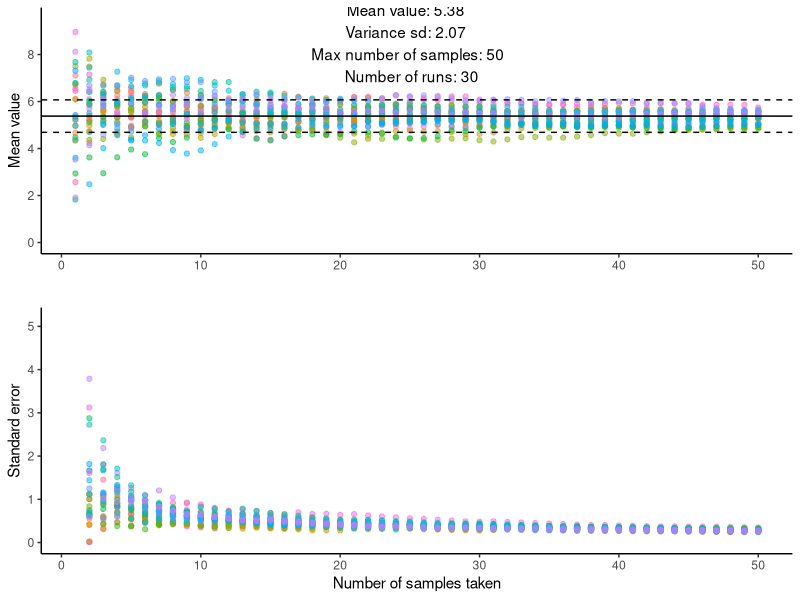

The R script that drew this image:
library(tidyverse) # run install.packages('tidyverse') in the console if you don't have it installed
library(TTR)  #run install.packages('TTR') in the console if you don't have it installed
library(gridExtra)


# Imput settings ----------------------------------------------------------


Mean_average  <-5.38     #The average used in the model
Variance_sd <-2.07       #The sd used in the model
Number_of_samples <- 50  #The maximum number of samples
Number_of_runs <- 30    #Number of times to run the model
Number_of_samples_acctually_taken  <- NaN #The number of samples actually taken, adds a vertical line for them in the graph, remove it by setting it to NaN




# Defining dataframes -----------------------------------------------------


Raw_dataframe <- data.frame(matrix(0, ncol = Number_of_runs, nrow = Number_of_samples))  #Create a dataframe for the simulated data
Sliding_mean <-data.frame(matrix(0, ncol = Number_of_runs, nrow = Number_of_samples)) #Create a dataframe for the sliding average
Sliding_sd <-data.frame(matrix(0, ncol = Number_of_runs, nrow = Number_of_samples)) #Creating a dataframe for the slding sd, right now im not using the sd 



# Create mock data --------------------------------------------------------


for (i in 1:Number_of_samples) {
  
  
  Raw_dataframe[i,]<- rnorm(Number_of_runs, mean=Mean_average, sd=Variance_sd)  #Create the simulated data 100 tines for the length of the empty dataframe
  
  }




# Calculated sliding average ----------------------------------------------



for (i in 1:Number_of_runs) { 
  
  Sliding_mean[,i]  <- runMean(Raw_dataframe[,i], n=1, cumulative = TRUE) #Create the sliding mean, cumulative adds the new number each time, n determines when the firs value should be 
  Sliding_sd[,i] <- runSD(Raw_dataframe[,i], n=1, cumulative = TRUE) #same but for sd
  
}




# Reformat data for ggplot  -----------------------------------------------


data_long <- gather(Sliding_mean)  #this rearange the data to a format that can acctually be plotted
data_long$n_sample <- rep(1:Number_of_samples, times=Number_of_runs) # This adds the number of samples that is used for the average

data_long_sd <- gather(Sliding_sd)
data_long_sd$n_sample <- rep(1:Number_of_samples, times=Number_of_runs)
data_long_se <- data_long_sd
data_long_se$value <- data_long_se$value/sqrt(data_long_se$n_sample)



# Plotalot ----------------------------------------------------------------

#Plot average
Figure_a <- ggplot(data_long, aes(x=n_sample, y=value, color=key))+  #it is okay to get a error message that they removed rows equl to the number of runs (its becouse the first average is blank)
  geom_point(show.legend = FALSE, alpha=0.5)+
  geom_vline(aes(xintercept=Number_of_samples_acctually_taken), color="blue")+ #Enable this line and set the value of samples used to show that on the graph 
  geom_hline(aes(yintercept=Mean_average))+
  geom_hline(aes(yintercept=Mean_average-(Variance_sd/3)), linetype="dashed")+  ##The errorbars are 1/3 of sd, to line up with the final derivation, might want to change that
  geom_hline(aes(yintercept=Mean_average+(Variance_sd/3)),linetype="dashed")+
  scale_y_continuous(limits = c(0,Mean_average+Variance_sd*2), n.breaks = 7)+
  xlab(" ")+
  ylab("Mean value")+
  theme_classic()+
  annotate("text", x = Number_of_samples/2, y = Mean_average+Variance_sd*1.5, label = paste("Mean value:",Mean_average,  #This adds the values assigned as the settings for the model, the paste comand ties it together
                                                                                         "\ \nVariance sd:", Variance_sd, #\ \n in a string makes a new row, note the spaces between \ \!
                                                                                         "\ \n Max number of samples:", Number_of_samples,
                                                                                         "\ \n Number of runs:", Number_of_runs))
  

#Plot sd

Figure_sd <- ggplot(data_long_sd, aes(x=n_sample, y=value, color=key))+  #it is okay to get a error message that they removed rows equl to the number of runs (its becouse the first average is blank)
  geom_point(show.legend = FALSE, alpha=0.5)+
  geom_vline(aes(xintercept=Number_of_samples_acctually_taken), color="blue")+ #Enable this line and set the value of samples used to show that on the graph 
  geom_hline(aes(yintercept=Variance_sd))+
  scale_y_continuous(limits = c(0,Variance_sd*2.5), n.breaks = 7)+
  xlab("Number of samples taken")+
  ylab("Standard deviation")+
  theme_classic()


#Plot se
Figure_se <- ggplot(data_long_se, aes(x=n_sample, y=value, color=key))+  #it is okay to get a error message that they removed rows equl to the number of runs (its becouse the first average is blank)
  geom_point(show.legend = FALSE, alpha=0.5)+
  geom_vline(aes(xintercept=Number_of_samples_acctually_taken), color="blue")+ #Enable this line and set the value of samples used to show that on the graph 
  #geom_hline(aes(yintercept=Variance_sd))+
  scale_y_continuous(limits = c(0,Variance_sd*2.5), n.breaks = 7)+
  xlab("Number of samples taken")+
  ylab("Standard error")+
  theme_classic()

#Show them both in one figure
grid.arrange(Figure_a,Figure_se)

#Lugol_stats <- data.frame("Experiment"= c("EXP","STAT","LSTAT_NH4", "LSTAT_NO3"), "Mean_c_length" = c(5.3807, 3.8943, NaN, NaN), "Variance_c_length" = c(2.0677, 1.6253,NaN,NaN))
